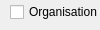
                    <widget class="QWidget" name="page_7">
                     <property name="geometry">
                      <rect>
                       <x>0</x>
                       <y>0</y>
                       <width>100</width>
                       <height>30</height>
                      </rect>
                     </property>
                     <attribute name="label">
                      <string>Taches</string>
                     </attribute>
                     <widget class="QCheckBox" name="checkBox">
                      <property name="geometry">
                       <rect>
                        <x>10</x>
                        <y>0</y>
                        <width>251</width>
                        <height>24</height>
                       </rect>
                      </property>
                      <property name="styleSheet">
                       <string notr="true">font: 600 12pt &quot;Segoe UI&quot;;
color: rgb(0, 0, 0);</string>
                      </property>
                      <property name="text">
                       <string>Organisation</string>
                      </property>
                     </widget>
                     <widget class="QCheckBox" name="checkBox_2">
                      <property name="geometry">
                       <rect>
                        <x>10</x>
                        <y>30</y>
                        <width>271</width>
                        <height>24</height>
                       </rect>
                      </property>
                      <property name="styleSheet">
                       <string notr="true">font: 600 12pt &quot;Segoe UI&quot;;
color: rgb(0, 0, 0);</string>
                      </property>
                      <property name="text">
                       <string>Aide des clients</string>
                      </property>
                     </widget>
                     <widget class="QCheckBox" name="checkBox_3">
                      <property name="geometry">
                       <rect>
                        <x>10</x>
                        <y>60</y>
                        <width>251</width>
                        <height>24</height>
                       </rect>
                      </property>
                      <property name="styleSheet">
                       <string notr="true">font: 600 12pt &quot;Segoe UI&quot;;
color: rgb(0, 0, 0);</string>
                      </property>
                      <property name="text">
                       <string>Gestion des stocks</string>
                      </property>
                     </widget>
                     <widget class="QCheckBox" name="checkBox_4">
                      <property name="geometry">
                       <rect>
                        <x>10</x>
                        <y>90</y>
                        <width>271</width>
                        <height>24</height>
                       </rect>
                      </property>
                      <property name="styleSheet">
                       <string notr="true">font: 600 12pt &quot;Segoe UI&quot;;
color: rgb(0, 0, 0);</string>
                      </property>
                      <property name="text">
                       <string>Gestion de la caisse</string>
                      </property>
                     </widget>
                     <widget class="QCheckBox" name="checkBox_5">
                      <property name="geometry">
                       <rect>
                        <x>10</x>
                        <y>120</y>
                        <width>271</width>
                        <height>24</height>
                       </rect>
                      </property>
                      <property name="styleSheet">
                       <string notr="true">font: 600 12pt &quot;Segoe UI&quot;;
color: rgb(0, 0, 0);</string>
                      </property>
                      <property name="text">
                       <string>Entretien de la boutique</string>
                      </property>
                     </widget>
                     <widget class="QCheckBox" name="checkBox_6">
                      <property name="geometry">
                       <rect>
                        <x>10</x>
                        <y>150</y>
                        <width>231</width>
                        <height>24</height>
                       </rect>
                      </property>
                      <property name="styleSheet">
                       <string notr="true">font: 600 12pt &quot;Segoe UI&quot;;
color: rgb(0, 0, 0);</string>
                      </property>
                      <property name="text">
                       <string>Service aprés vente</string>
                      </property>
                     </widget>
                     <widget class="QCheckBox" name="checkBox_7">
                      <property name="geometry">
                       <rect>
                        <x>10</x>
                        <y>180</y>
                        <width>181</width>
                        <height>24</height>
                       </rect>
                      </property>
                      <property name="styleSheet">
                       <string notr="true">font: 600 12pt &quot;Segoe UI&quot;;
color: rgb(0, 0, 0);</string>
                      </property>
                      <property name="text">
                       <string>Sécurité</string>
                      </property>
                     </widget>
                    </widget>
